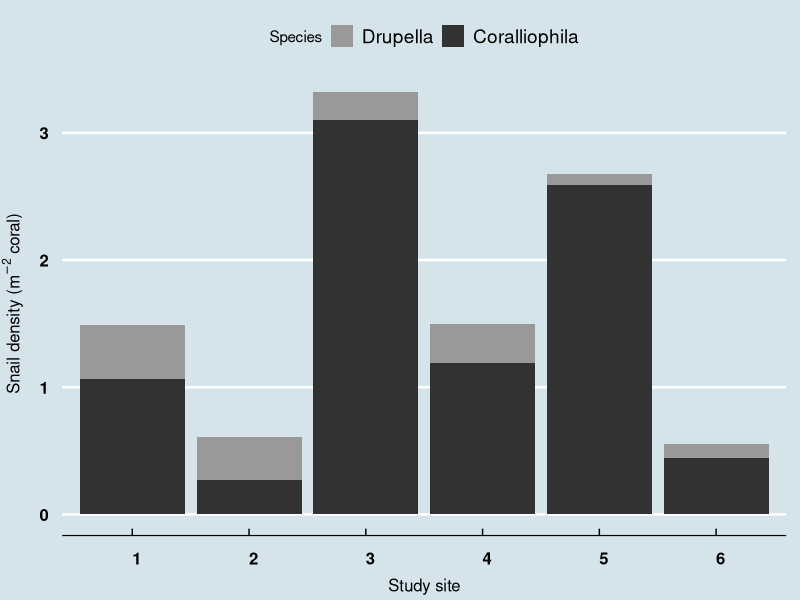

Here is the R script that generated this plot:
## ---- chunk 1

rm(list=ls()) # Clear workspace
knitr::opts_knit$set(root.dir = '/tmp') #Set directory at current directory for all subsequent chunks
options(scipen = 50) # Have all numbers in non-scientific notation

library(plyr) # Join (vlookup)
library(tidyverse) # Data manipulation and plotting
library(readxl) # Import excel sheets
library(htmlTable) # Data table
library(ggthemes) # pretty plots

## ---- chunk 2

# Load raw data
db.0raw <- read_excel("Benthic surveys_DATABASE_04_Selection.xlsx", sheet = "Data")

# Select relevant columns
db.1clean <- db.0raw[c(3, 19, 39, 40, 44, 45)]
db.1clean$Site <- as.factor(db.1clean$Site)

# Convert abundances to densities
db.2 <- as.data.frame(append(db.1clean, list(COTS.density = db.1clean$COTS.abundance / 100 * 10000, # /ha
                                             Culcita.density = db.1clean$Culcita.abundance / 100 * 10000, # /ha
                                             Coralliophila.density = db.1clean$Coralliophila.abundance / 20, # /m2
                                             Drupella.density = db.1clean$Drupella.abundance / 20)))

# Convert snail density per meter of reef (/m2) to density per meter of coral (/m2 coral)

## Set minimum coral cover at 5% to prevent division by zero
db.2$Hard.coral.pct <- ifelse(db.2$Hard.coral.pct < 5, 5, db.2$Hard.coral.pct)

## Calculate densities
db.2 <- as.data.frame(append(db.2,
        list(Coralliophila.densitycoral = db.2$Coralliophila.density / (db.2$Hard.coral.pct/100), # /m2 coral
             Drupella.densitycoral = db.2$Drupella.density / (db.2$Hard.coral.pct/100)))) # /m2 coral

# Select relevant columns
db.2 <- db.2[c(1, 7, 8, 11, 12)]

# Average Densities per Site
db.2avg <- db.2  %>%  
  group_by(Site) %>% 
  dplyr::summarise(COTS = mean(COTS.density, na.rm = TRUE),
                   Culcita = mean(Culcita.density, na.rm = TRUE),
                   Coralliophila = mean(Coralliophila.densitycoral, na.rm = TRUE),
                   Drupella = mean(Drupella.densitycoral, na.rm = TRUE))

# Sum of both corallivorous snails
db.2avg <- as.data.frame(append(db.2avg, list(Snails = db.2avg$Coralliophila + db.2avg$Drupella)))

# Wide to long
db.2avg <- gather(db.2avg, Species, Density, COTS:Snails, factor_key=TRUE)

# Select snails
db.3Snail <- subset(db.2avg, Species == "Coralliophila" | Species == "Drupella" )

# Order, so that Coralliophila comes first (at bottom in graph)
db.3Snail$Species <- factor(db.3Snail$Species, ordered = T, levels = c("Drupella", "Coralliophila"))

## ---- chunk 3

# Stacked bar Corallivorous snails
ggplot(db.3Snail, aes(fill=Species, y=Density, x=Site)) + 
    geom_bar(position="stack", stat="identity")+
    scale_fill_manual(values = c( "#999999", "#323232"))+
    labs(y = expression(paste("Snail density (", m^-2," coral)")), x = "Study site")+
    theme_economist()+
    theme(
      axis.title.x = element_text(color="black", vjust=-2, size = 12),
      axis.text.x=element_text(size=12, face = "bold", vjust=0.5, hjust=0),
      axis.title.y = element_text(color="black" , vjust=4, size = 12),
      axis.text.y=element_text(size=12, face = "bold", vjust=0.5)
      )
ggsave("Snails.tiff", width = 23, height = 10, units = "cm", dpi=1200, compression = "lzw")
